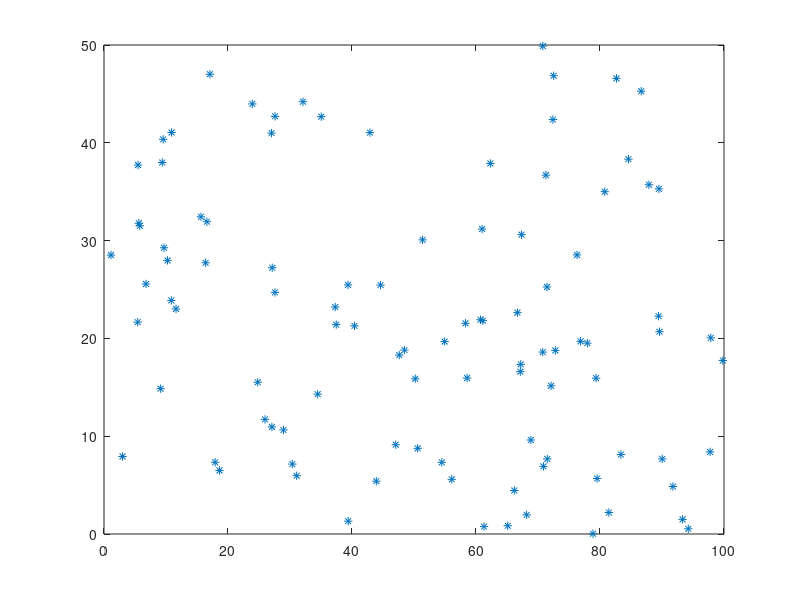

The MATLAB source for this figure:
function[]=loop()
set(gca,'XLim',[0 100],'YLim',[0 50]);
a = 0;
b = 100;
s = (b-a).*rand(100,1) + a;
c = 0;
d = 50;
t = (d-c).*rand(100,1) + c;
plot(s,t,'*')
hold on
end  